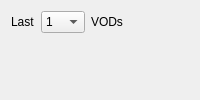
                   <widget class="QWidget" name="page_latest">
                    <layout class="QVBoxLayout" name="verticalLayout_5">
                     <item>
                      <layout class="QHBoxLayout" name="horizontalLayout_3">
                       <item>
                        <widget class="QLabel" name="label_last">
                         <property name="sizePolicy">
                          <sizepolicy hsizetype="Fixed" vsizetype="Fixed">
                           <horstretch>0</horstretch>
                           <verstretch>0</verstretch>
                          </sizepolicy>
                         </property>
                         <property name="minimumSize">
                          <size>
                           <width>0</width>
                           <height>0</height>
                          </size>
                         </property>
                         <property name="text">
                          <string>Last</string>
                         </property>
                         <property name="alignment">
                          <set>Qt::AlignLeading|Qt::AlignLeft|Qt::AlignVCenter</set>
                         </property>
                        </widget>
                       </item>
                       <item>
                        <widget class="QComboBox" name="comboBox_latest">
                         <property name="sizePolicy">
                          <sizepolicy hsizetype="Fixed" vsizetype="Fixed">
                           <horstretch>0</horstretch>
                           <verstretch>0</verstretch>
                          </sizepolicy>
                         </property>
                         <property name="minimumSize">
                          <size>
                           <width>0</width>
                           <height>0</height>
                          </size>
                         </property>
                         <item>
                          <property name="text">
                           <string>1</string>
                          </property>
                         </item>
                         <item>
                          <property name="text">
                           <string>2</string>
                          </property>
                         </item>
                         <item>
                          <property name="text">
                           <string>3</string>
                          </property>
                         </item>
                         <item>
                          <property name="text">
                           <string>4</string>
                          </property>
                         </item>
                         <item>
                          <property name="text">
                           <string>5</string>
                          </property>
                         </item>
                         <item>
                          <property name="text">
                           <string>6</string>
                          </property>
                         </item>
                         <item>
                          <property name="text">
                           <string>7</string>
                          </property>
                         </item>
                         <item>
                          <property name="text">
                           <string>8</string>
                          </property>
                         </item>
                         <item>
                          <property name="text">
                           <string>9</string>
                          </property>
                         </item>
                         <item>
                          <property name="text">
                           <string>10</string>
                          </property>
                         </item>
                        </widget>
                       </item>
                       <item>
                        <widget class="QLabel" name="label_vods">
                         <property name="sizePolicy">
                          <sizepolicy hsizetype="Fixed" vsizetype="Fixed">
                           <horstretch>0</horstretch>
                           <verstretch>0</verstretch>
                          </sizepolicy>
                         </property>
                         <property name="minimumSize">
                          <size>
                           <width>0</width>
                           <height>0</height>
                          </size>
                         </property>
                         <property name="text">
                          <string>VODs</string>
                         </property>
                         <property name="alignment">
                          <set>Qt::AlignLeading|Qt::AlignLeft|Qt::AlignVCenter</set>
                         </property>
                        </widget>
                       </item>
                       <item>
                        <spacer name="horizontalSpacer">
                         <property name="orientation">
                          <enum>Qt::Horizontal</enum>
                         </property>
                         <property name="sizeHint" stdset="0">
                          <size>
                           <width>40</width>
                           <height>20</height>
                          </size>
                         </property>
                        </spacer>
                       </item>
                      </layout>
                     </item>
                     <item>
                      <spacer name="verticalSpacer">
                       <property name="orientation">
                        <enum>Qt::Vertical</enum>
                       </property>
                       <property name="sizeHint" stdset="0">
                        <size>
                         <width>20</width>
                         <height>40</height>
                        </size>
                       </property>
                      </spacer>
                     </item>
                    </layout>
                   </widget>
